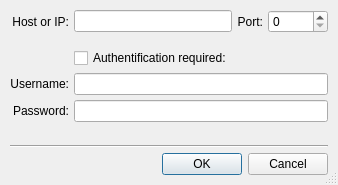
<?xml version="1.0" encoding="UTF-8"?>
<ui version="4.0">
 <author>Gerrit M. Albrecht</author>
 <class>ConfigureProxyDialog</class>
 <widget class="QDialog" name="ConfigureProxyDialog">
  <property name="geometry">
   <rect>
    <x>0</x>
    <y>0</y>
    <width>320</width>
    <height>185</height>
   </rect>
  </property>
  <property name="sizePolicy">
   <sizepolicy hsizetype="Preferred" vsizetype="Fixed">
    <horstretch>0</horstretch>
    <verstretch>0</verstretch>
   </sizepolicy>
  </property>
  <property name="windowTitle">
   <string>Enter Proxy Data:</string>
  </property>
  <property name="locale">
   <locale language="English" country="UnitedStates"/>
  </property>
  <property name="sizeGripEnabled">
   <bool>true</bool>
  </property>
  <layout class="QVBoxLayout" name="verticalLayout">
   <item>
    <layout class="QGridLayout" name="m_grid_layout">
     <item row="0" column="0" colspan="2">
      <widget class="QLabel" name="l_hostname">
       <property name="text">
        <string>Host or IP:</string>
       </property>
       <property name="alignment">
        <set>Qt::AlignRight|Qt::AlignTrailing|Qt::AlignVCenter</set>
       </property>
       <property name="buddy">
        <cstring>m_hostname</cstring>
       </property>
      </widget>
     </item>
     <item row="0" column="2">
      <widget class="QLineEdit" name="m_hostname"/>
     </item>
     <item row="0" column="3">
      <widget class="QLabel" name="l_port">
       <property name="text">
        <string>Port:</string>
       </property>
       <property name="alignment">
        <set>Qt::AlignRight|Qt::AlignTrailing|Qt::AlignVCenter</set>
       </property>
       <property name="buddy">
        <cstring>m_port</cstring>
       </property>
      </widget>
     </item>
     <item row="0" column="4">
      <widget class="QSpinBox" name="m_port">
       <property name="minimumSize">
        <size>
         <width>60</width>
         <height>0</height>
        </size>
       </property>
       <property name="maximum">
        <number>65535</number>
       </property>
      </widget>
     </item>
     <item row="1" column="2">
      <spacer name="verticalSpacer_2">
       <property name="orientation">
        <enum>Qt::Vertical</enum>
       </property>
       <property name="sizeType">
        <enum>QSizePolicy::Fixed</enum>
       </property>
       <property name="sizeHint" stdset="0">
        <size>
         <width>20</width>
         <height>10</height>
        </size>
       </property>
      </spacer>
     </item>
     <item row="3" column="0" colspan="2">
      <widget class="QLabel" name="l_username">
       <property name="text">
        <string>Username:</string>
       </property>
       <property name="alignment">
        <set>Qt::AlignRight|Qt::AlignTrailing|Qt::AlignVCenter</set>
       </property>
       <property name="buddy">
        <cstring>m_username</cstring>
       </property>
      </widget>
     </item>
     <item row="3" column="2" colspan="3">
      <widget class="QLineEdit" name="m_username"/>
     </item>
     <item row="4" column="0" colspan="2">
      <widget class="QLabel" name="l_password">
       <property name="text">
        <string>Password:</string>
       </property>
       <property name="alignment">
        <set>Qt::AlignRight|Qt::AlignTrailing|Qt::AlignVCenter</set>
       </property>
       <property name="buddy">
        <cstring>m_password</cstring>
       </property>
      </widget>
     </item>
     <item row="4" column="2" colspan="3">
      <widget class="QLineEdit" name="m_password"/>
     </item>
     <item row="5" column="0">
      <spacer name="verticalSpacer">
       <property name="orientation">
        <enum>Qt::Vertical</enum>
       </property>
       <property name="sizeType">
        <enum>QSizePolicy::Expanding</enum>
       </property>
       <property name="sizeHint" stdset="0">
        <size>
         <width>20</width>
         <height>10</height>
        </size>
       </property>
      </spacer>
     </item>
     <item row="6" column="0" colspan="5">
      <widget class="Line" name="line">
       <property name="orientation">
        <enum>Qt::Horizontal</enum>
       </property>
      </widget>
     </item>
     <item row="7" column="0" colspan="5">
      <widget class="QDialogButtonBox" name="buttonBox">
       <property name="orientation">
        <enum>Qt::Horizontal</enum>
       </property>
       <property name="standardButtons">
        <set>QDialogButtonBox::Cancel|QDialogButtonBox::Ok</set>
       </property>
      </widget>
     </item>
     <item row="2" column="2">
      <widget class="QCheckBox" name="m_use_authentification">
       <property name="text">
        <string>Authentification required:</string>
       </property>
      </widget>
     </item>
    </layout>
   </item>
  </layout>
 </widget>
 <layoutdefault spacing="5" margin="10"/>
 <tabstops>
  <tabstop>m_hostname</tabstop>
  <tabstop>m_port</tabstop>
  <tabstop>m_username</tabstop>
  <tabstop>m_password</tabstop>
  <tabstop>buttonBox</tabstop>
 </tabstops>
 <resources/>
 <connections>
  <connection>
   <sender>buttonBox</sender>
   <signal>accepted()</signal>
   <receiver>ConfigureProxyDialog</receiver>
   <slot>accept()</slot>
   <hints>
    <hint type="sourcelabel">
     <x>229</x>
     <y>281</y>
    </hint>
    <hint type="destinationlabel">
     <x>157</x>
     <y>274</y>
    </hint>
   </hints>
  </connection>
  <connection>
   <sender>buttonBox</sender>
   <signal>rejected()</signal>
   <receiver>ConfigureProxyDialog</receiver>
   <slot>reject()</slot>
   <hints>
    <hint type="sourcelabel">
     <x>297</x>
     <y>287</y>
    </hint>
    <hint type="destinationlabel">
     <x>286</x>
     <y>274</y>
    </hint>
   </hints>
  </connection>
 </connections>
</ui>
